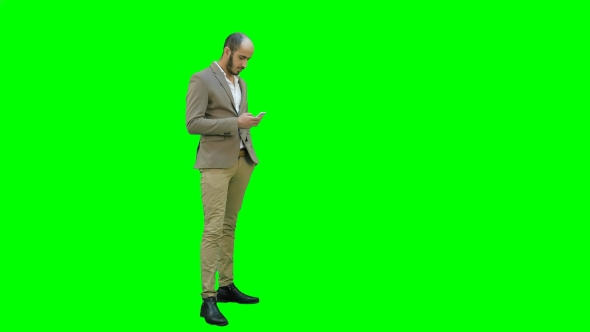
%> input picture Tarea 3/Parte 2/fondo_verde.jpg, 590 x 332 px
$ octave parte2_p3.m   (GNU Octave 9; MATLAB toolbox functions it lacks are replaced by stand-ins)
%> lines starting %> are read from the running program, lines starting %| are printed output that depends on the picture; in (x1, y1, x2, y2) boxes, pixels count from 0 and x2, y2 are one past the last pixel; in counts of white or black regions, pixels touching at a corner belong together; the program's own positions count from 1
### Tarea 3/Parte 2/inpainting.m
function A = inpainting(A, B, kernel, num_iteration)
  % A: imagen que tiene que ser restaurada
  % B: mascara con la region a restaurar
  % kernel: kernel de difusion
  % num_iteration: num cantidad de iteraciones

  B = logical(B);
  for iter = 1:num_iteration
    C = conv2(A, kernel,'same');
    A(B) = C(B);
  endfor
endfunction

### Tarea 3/Parte 2/parte2_p3.m
clc; clear; close all;
pkg load image;
% Carga de las imagenes originales
A = imread('fondo_verde.jpg');
%> A is the input picture: size 332x590x3 uint8; mean R, G, B 7.7, 246, 6.7
A = im2double(A);
%> A: size 332x590x3 double
B = imread('playa.jpg');
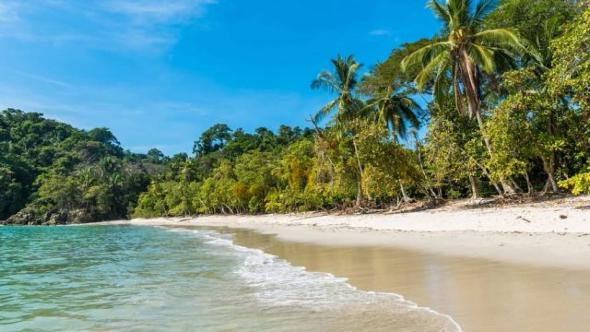
%> input picture Tarea 3/Parte 2/playa.jpg, 590 x 332 px
%> B is the input picture: size 332x590x3 uint8; mean R, G, B 110.8, 145.3, 138.9
B = im2double(B);
%> B: size 332x590x3 double
C = B; % Se copia la imagen que tiene el fondo

% Se crea una matriz binaria, una posicion es 1 si corresponde
% a un fondo verde, cero en caso contrario
R = (A(:,:,1) <= 0.15) & (A(:,:,2) >= 0.8) & (A(:,:,3) <= 0.15);
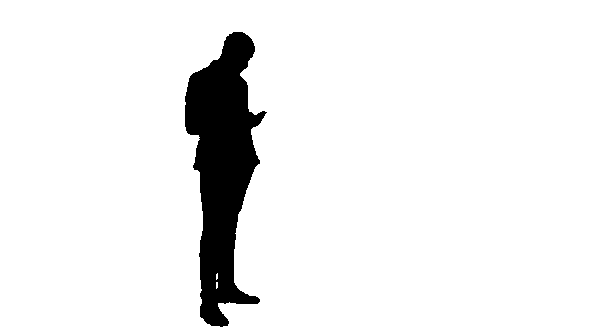
%> R: size 332x590 logical; 93.3% white; 1 black region, box (x1, y1, x2, y2) and area: (185, 32, 267, 327) 13141
R3 = cat(3,R,R,R);

% Se invierte la logica, su valor es 1 si el fondo no es verde
R = ~R;
R3 = ~R3;

% Se agrega al sujeto en el fondo de la playa
% La imagen C es una copia del fondo, mientras que R3 es una matriz binaria
% que tiene 1 en aquellos pixeles que pertenecen a la imagen del sujero
% Aquellos pixeles pertenecientes al sujeto son sobreescritos en el fondo cond
% la informacion del sujeto
C(R3) = A(R3);
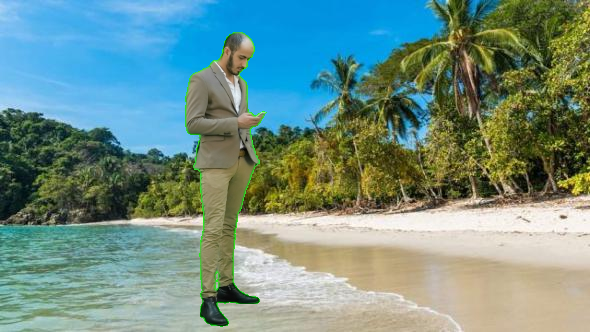
%> C: size 332x590x3 double; mean R, G, B 0.439, 0.563, 0.527

subplot(2,2,1);
imshow(C);
title('(a) Imagen con borde verde')

% Calculo del borde de la imagen binaria R
% Elemento estructurado
SE = strel('diamond',2);

% Gradiente morfologico: (A dilatacion B) - (A erosion B)
borde = R&~imerode(R,SE);
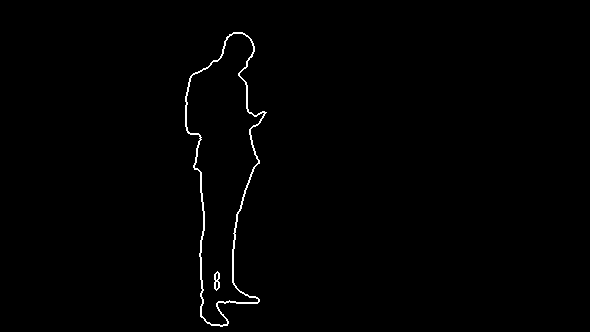
%> borde: size 332x590 logical; 0.76% white in thin lines or dots, all inside (x1, y1, x2, y2) = (185, 32, 267, 327)

% Creacion del kernel
a = 0.073235;
b = 0.176765;
c = 0.125;
kernel1 = [a b a; b 0 b; a b a];
% Eliminacion del borde verde
iter = 7;
Cr = inpainting(C(:,:,1),borde,kernel1,iter);
%> after the loop in inpainting, `for iter = 1:num_iteration`:
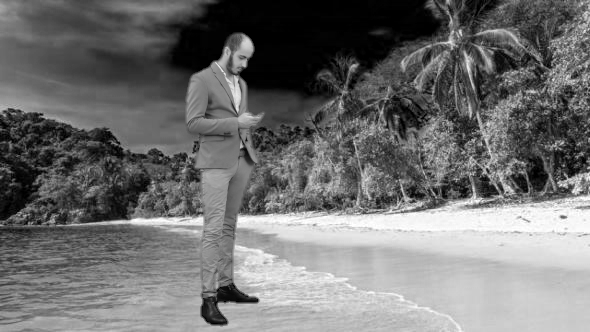
%> A: size 332x590 double; min 0, max 1, mean 0.44
Cv = inpainting(C(:,:,2),borde,kernel1,iter);
%> call 2 of inpainting, with num_iteration = 7
%> after the loop in inpainting (call 2), `for iter = 1:num_iteration`:
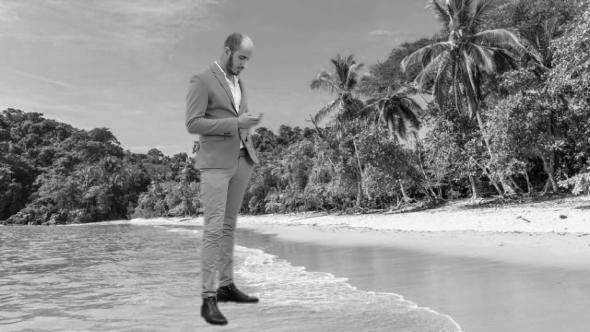
%> A: size 332x590 double; min 0, max 1, mean 0.562
Cb = inpainting(C(:,:,3),borde,kernel1,iter);
%> call 3 of inpainting, with num_iteration = 7
%> after the loop in inpainting (call 3), `for iter = 1:num_iteration`:
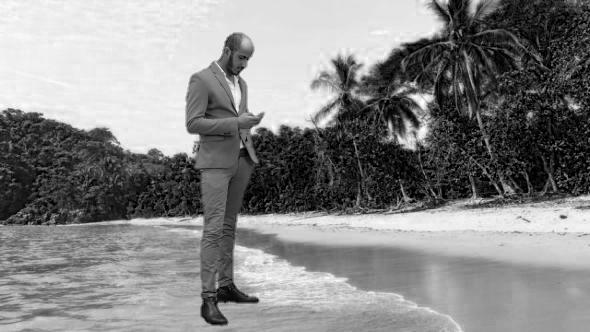
%> A: size 332x590 double; min 0, max 1, mean 0.529
C = cat(3, Cr, Cv, Cb);

% Grafica
subplot(2,2,2);
imshow(im2uint8(borde));
title('(b) Contorno');

subplot(2,2,3);
imshow(C);
title('(c) Imagen modificada');
